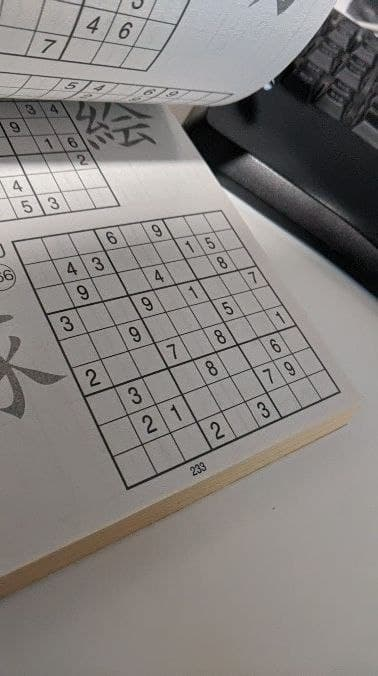
#> input picture Bilder/handy/sodoku12.jpg, 378 x 676 px, found by its file name
$ jupyter execute --allow-errors sudoku_main.ipynb
#> lines starting #> are read from the running program, lines starting #| are printed output that depends on the picture; after the words box and inside, x2 and y2 are one past the last pixel; in counts of white or black regions, pixels touching at a corner belong together
[cell 1]
#Imports Bildverarbeitung
import numpy as np
import cv2
from matplotlib import pyplot as plt
from skimage import exposure
from matplotlib.patches import Rectangle

# [7 lines of commented-out code are left out]
zaehler = 0

[cell 2]
def plot(bild):
    cv2.imshow('debugging',bild)
    cv2.waitKey(0)
    cv2.destroyAllWindows()

[cell 3]
##Bild einlesen und ausgeben lassen
def read_img(image):
#> called with image = 'handy\\sodoku12.jpg'
    Bild_orig = cv2.imread('Bilder\\' + str(image), -1)
#> Bild_orig is the input picture: shape (676, 378, 3); mean B, G, R 126.9, 129.6, 133.7
    return Bild_orig
    '''
    #Bild_Grau = cv2.imread('Bilder\sodoku1.jpg',0)
    #(tresh, Bild_bin) = cv2.threshold(Bild_Grau, 100, 200, cv2.THRESH_BINARY)

    #hoehe, breite = Bild_Grau.shape[:2]
    # '''

[cell 4]
## Sodoku erkennen
def warping(image):
    Bild = np.array(image)
    #plot(Bild_orig)

    # Kantendetektion mit Canny
    canny_output = cv2.Canny(Bild, 90, 200)
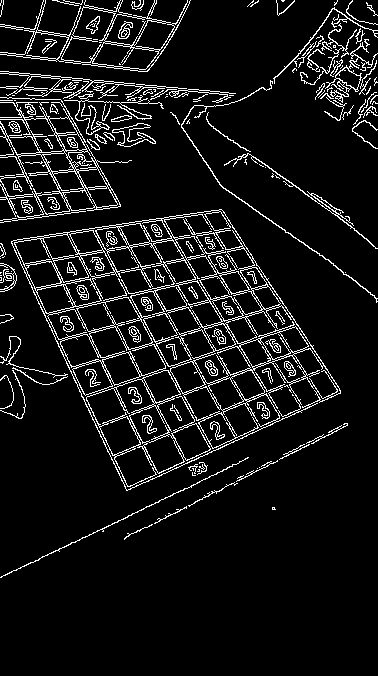
#> canny_output: shape (676, 378); 8.3% white in thin lines or dots, all inside (x1, y1, x2, y2) = (0, 0, 378, 578)
    #plot(canny_output)

    # Konturenfilterung anhand der berechneten Kanten
    #TODO algorithmus recherchieren opencv
    contours = None
    contours, _ = cv2.findContours(canny_output, cv2.RETR_EXTERNAL, cv2.CHAIN_APPROX_SIMPLE)
#> contours = 128 contours, 99 with area under 20; largest, box (x1, y1, x2, y2) and area: (11, 209, 341, 491) 53872, (0, 97, 132, 221) 5922, (0, 0, 191, 72) 5232, (325, 42, 378, 103) 460, (0, 71, 187, 99) 296
    # cv2.RETR_TREE --> alle gefundenen Konturen werden gespeichert
    # cv2.CHAIN_APPROX_SIMPLE --> nur die Punkte von den Ecken werden gespeichert (mehrere, nicht nur vier, aber an den vier Ecken)

    # größtes rechteck finden
    index_groesstes = 0
    groesstes = cv2.contourArea(contours[index_groesstes])
#> groesstes = 10.5
    for i in range(1, len(contours)):
        a = cv2.contourArea(contours[i])  # Fläche der Rechtecke itterativ bestimmen
        if a > groesstes:
            groesstes=a
            index_groesstes = i;
#> this loop made 127 passes
#> (a, groesstes) on passes 2, 3, 13, 33: (13, 13), (16, 16), (81.5, 81.5), (53872.5, 53872.5)
#> a on passes 1, 4, 5, 6, 7, 8: 4.5, 0.5, 1, 0, 0.5, 0
#> after the loop, groesstes = 53872.5; index_groesstes = 33

    # Koordinaten der Eckpunkte ermitteln quelle: https://www.geeksforgeeks.org/find-co-ordinates-of-contours-using-opencv-python/
    approx = cv2.approxPolyDP(contours[index_groesstes], 0.009 * cv2.arcLength(contours[index_groesstes], True), True)
#> approx = [[221, 209], [11, 241], [126, 490], [340, 393]]
    #Plot
    cv2.drawContours(Bild, [approx], 0, (0, 0, 255), 5)
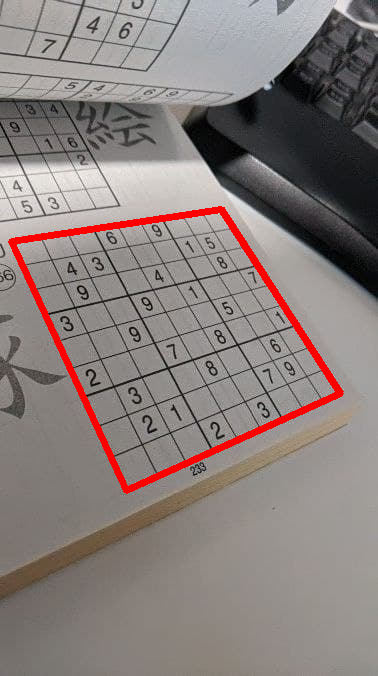
#> Bild: shape (676, 378, 3); 2.54% of pixels changed, all inside (x1, y1, x2, y2) = (8, 206, 344, 494)
    #plot(Bild)

    # Bild perspektivisch verändern und zuschneiden quelle: https://www.pyimagesearch.com/2014/05/05/building-pokedex-python-opencv-perspective-warping-step-5-6/
    points = approx.reshape(4,2)
#> points = [[221, 209], [11, 241], [126, 490], [340, 393]]
    rect = np.zeros((4, 2), dtype = "float32")

    summe = points.sum(axis = 1)
#> summe = [430, 252, 616, 733]
    rect[0] = points[np.argmin(summe)] #oben_links
    rect[2] = points[np.argmax(summe)] #unten_rechts
    differenz = np.diff(points, axis = 1)
#> differenz = [-12, 230, 364, 53]
    rect[1] = points[np.argmin(differenz)] #oben_rechts
    rect[3] = points[np.argmax(differenz)] #unten_links

    maxWidth = 270
    maxHeight = maxWidth

    dst = np.array([[0, 0], [maxWidth - 1, 0], [maxWidth - 1, maxHeight - 1], [0, maxHeight - 1]], dtype = "float32")

    M = cv2.getPerspectiveTransform(rect, dst)
    warp = cv2.warpPerspective(Bild, M, (maxWidth, maxHeight))
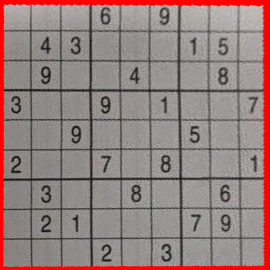
#> warp: shape (270, 270, 3); mean B, G, R 125, 127.5, 148.9
    warp = cv2.cvtColor(warp, cv2.COLOR_BGR2GRAY)
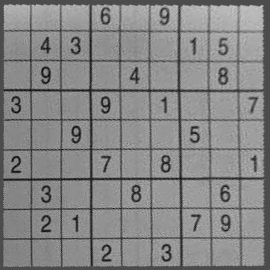
#> warp: shape (270, 270); min 3, max 199, mean 133.6
    warp = exposure.rescale_intensity(warp, out_range = (0, 255))
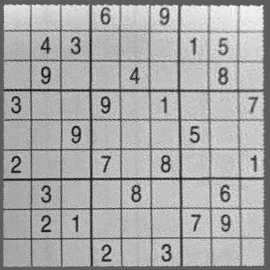
#> warp: shape (270, 270) float64; min 0, max 255, mean 170

    (h, w) = warp.shape
#> h = 270; w = 270
    #plot(warp)
    return warp

[cell 5]
## Einzelne Felder herausfiltern
# für weitere Berechnungen Binärbild
# [20 lines left out: function teilbilder, not called in this run]

[cell 6]
## Trainingsdaten für Neuro generieren
# [21 lines left out: function train_gen, not called in this run]

[cell 7]
## Trainingsdaten erzeugen
pic = read_img('handy\sodoku12.jpg')
warp = warping(pic)
plot(warp)
#> in plot, `cv2.imshow('debugging',bild)`:
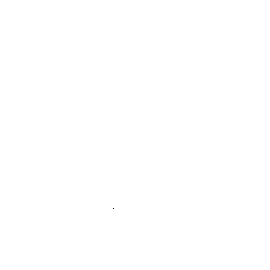
#> window 'debugging': shape (270, 270); 100% white; black in thin lines or dots, all inside (x1, y1, x2, y2) = (113, 208, 114, 209)
# train_gen(warp)

[cell 8]
# [4 lines left out: function geloest, not called in this run]

[cell 9]
def leeresSodoku():
    someX, someY = 0.5, 0.5
    plt.figure()
    currentAxis = plt.gca()
    currentAxis.add_patch(Rectangle((someX - .1, someY - .1), 10, 10, fill=None, alpha=1))
    plt.show()
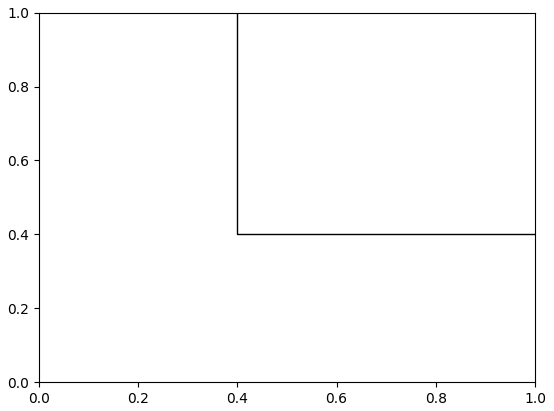
#> figure drawn by matplotlib, 1 panel
